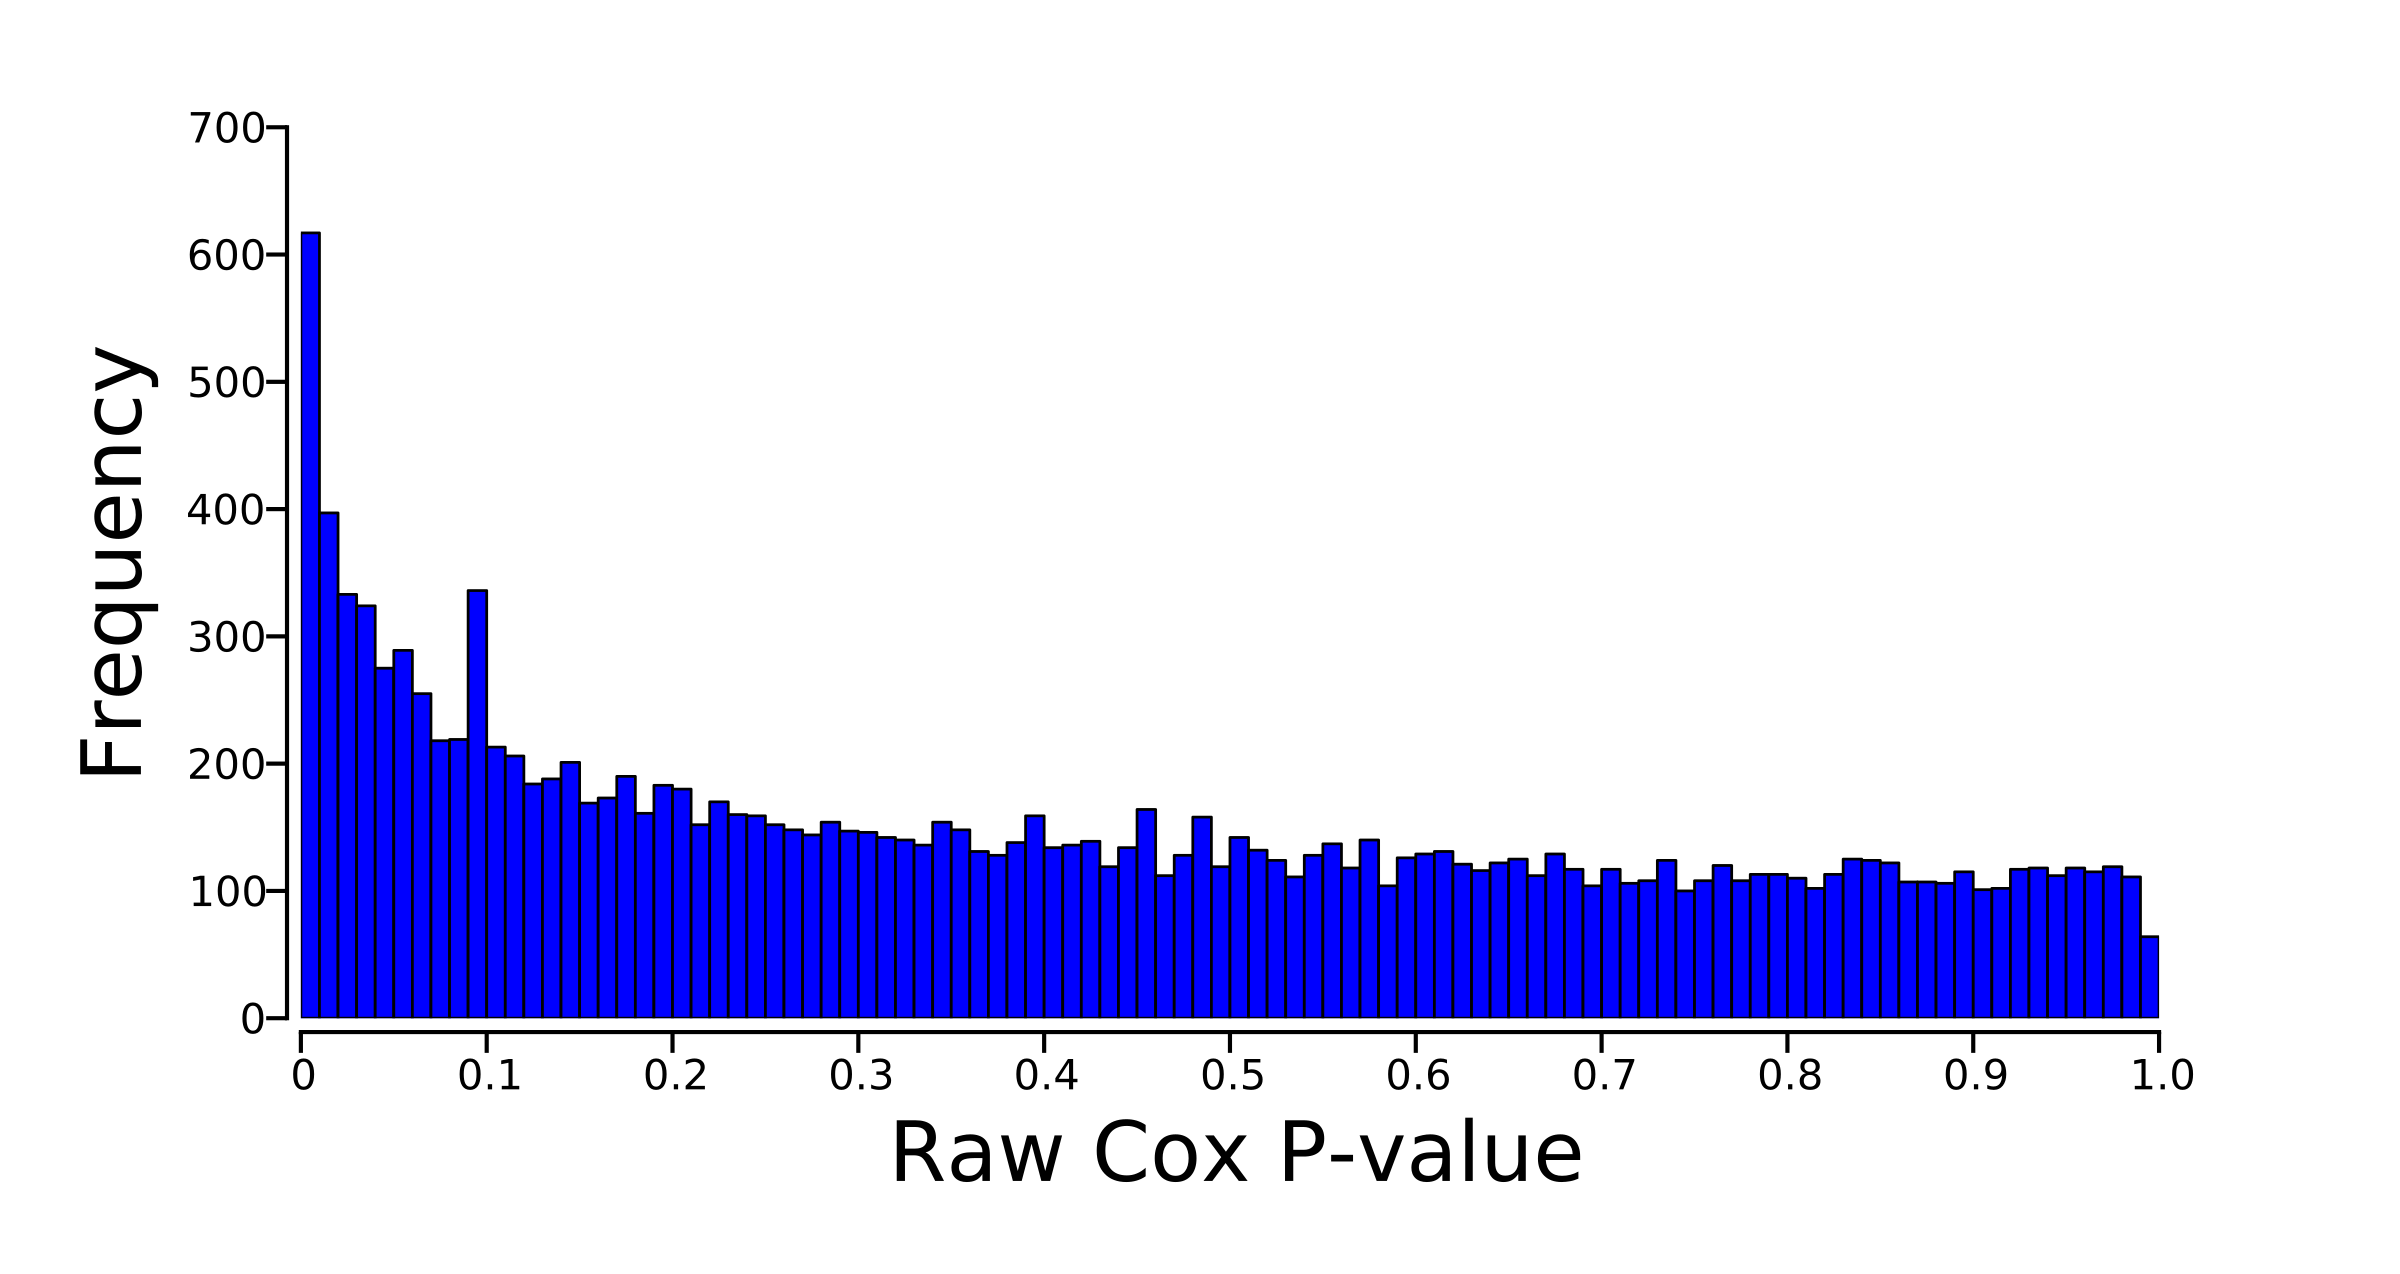

Generate this figure with Python:
##script for creating a histogram

## Load necessary modules
import pylab as plt
import numpy as np
import os
BASE_DIR = os.path.dirname(os.path.dirname(os.path.dirname(os.path.dirname(os.path.abspath(__file__)))))
f=open(os.path.join(BASE_DIR,'cox_regression','LAML','coeffs_normalized_pvalues_adjusted.txt'))
data=[i.strip().split() for i in f]
ids,coeffs,normalized,pvalues,adjusted=zip(*data)

pvalues=map(float,pvalues)

##decide how man bins, 100 is the maximum possible due to only having two sig figs
number=100.0

counts={}

##use a dictionary to populate the bins
for i in range(int(number)):
    for j in pvalues:
        if i/number<j<=(i+1)/number:
            counts[i]=counts.get(i,0)+1

##convert the dictionary to a list
mylist=zip(counts.keys(),counts.values())

##sort the list so that the bins are in order
mylist.sort()



##plot the data with pylab
fig = plt.figure()
ax = fig.add_subplot(111)
fig.subplots_adjust(bottom=.2)

ax.bar([i[0]/number for i in mylist],[i[1] for i in mylist],color='b',width=1/number,linewidth=2.0)
ax.set_xlim((0,1))

for item in ax.get_yticklabels():
        item.set_fontsize(30)

for item in ax.get_xticklabels():
        item.set_fontsize(30)

ax.tick_params(axis='x',length=15,width=3,direction='out',labelsize=30)
ax.tick_params(axis='y',length=15,width=3,direction='out',labelsize=30)
ax.spines['top'].set_visible(False)
ax.spines['right'].set_visible(False)
ax.spines['left'].set_linewidth(3)
ax.spines['bottom'].set_linewidth(3)
ax.spines['bottom'].set_position(['outward',10])
ax.spines['left'].set_position(['outward',10])
ax.xaxis.set_ticks_position('bottom')
ax.yaxis.set_ticks_position('left')
ax.set_xticks([i/10.0 for i in range(0,11)])
ax.set_xticklabels(['0']+[str(i/10.0) for i in range(1,11)])
ax.set_ylabel('Frequency',fontsize=60,labelpad=20)
ax.set_xlabel('Raw Cox P-value',fontsize=60,labelpad=20)
plt.show()
